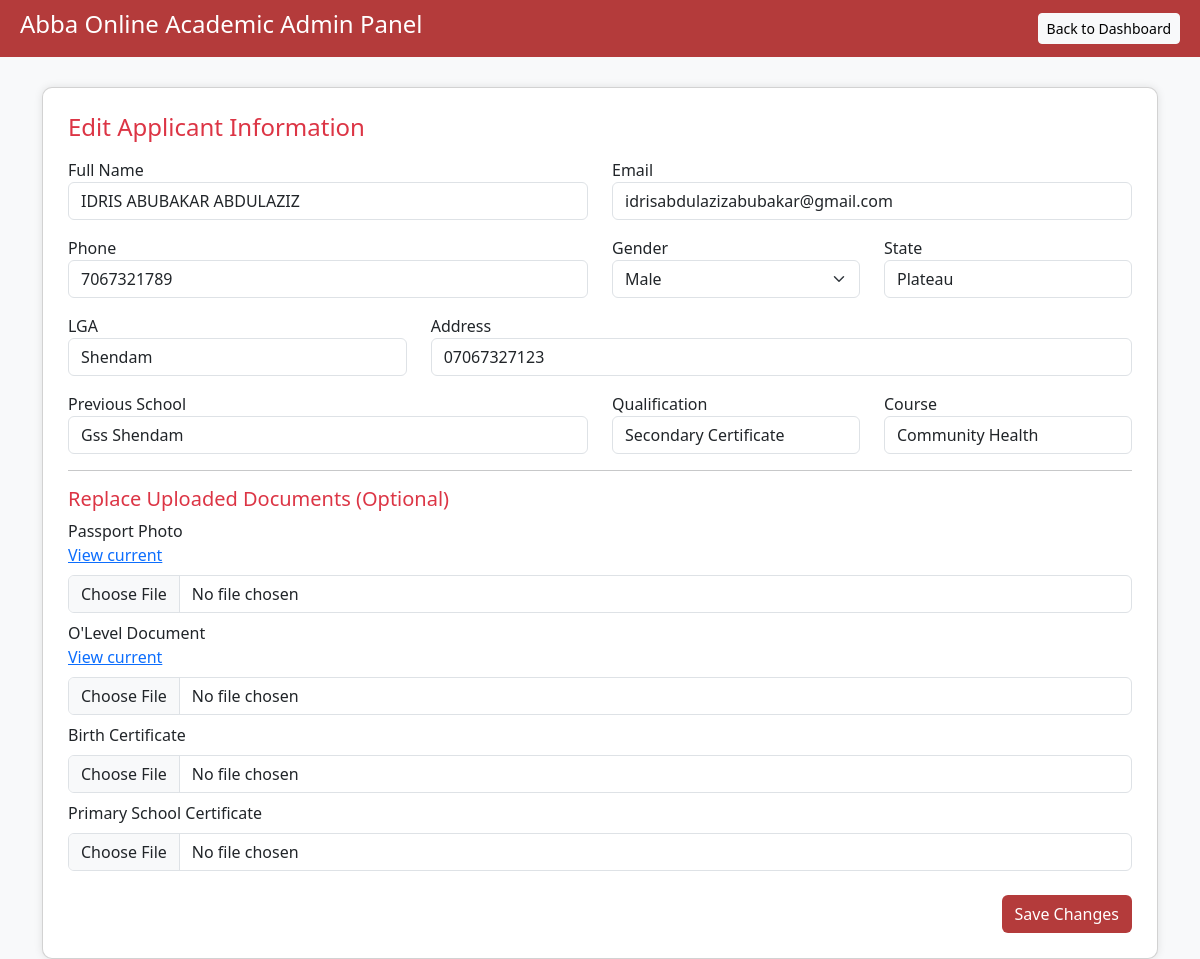
Page /edit_application.php?id=1 (signed in) on the committed database.
### tables this page shows
CREATE TABLE `applications` (
  `id` int(11) NOT NULL,
  `fullname` varchar(150) DEFAULT NULL,
  `email` varchar(100) DEFAULT NULL,
  `phone` varchar(20) DEFAULT NULL,
  `status` varchar(20) DEFAULT 'pending',
  `dob` date DEFAULT NULL,
  `gender` varchar(10) DEFAULT NULL,
  `state` varchar(50) DEFAULT NULL,
  `lga` varchar(50) DEFAULT NULL,
  `address` varchar(255) DEFAULT NULL,
  `school` varchar(150) DEFAULT NULL,
  `qualification` varchar(100) DEFAULT NULL,
  `course` varchar(100) DEFAULT NULL,
  `olevel_json` text DEFAULT NULL,
  `uploads_json` text DEFAULT NULL,
  `created_at` timestamp NOT NULL DEFAULT current_timestamp()
);

### edit_application.php (the view, shortened to what this page needs)
<?php
include 'db_connect.php';
$id = intval($_GET['id']);
$stmt = $conn->prepare("SELECT * FROM applications WHERE id = ?");
$stmt->bind_param("i", $id);
$stmt->execute();
$applicant = $stmt->get_result()->fetch_assoc();
$uploads = !empty($applicant['uploads_json']) ? json_decode($applicant['uploads_json'], true) : [];
$passport = $uploads['passport'] ?? '';
$olevelFile = $uploads['olevel'] ?? '';
?>
<!DOCTYPE html>
<html lang="en">
<head>
  <link href="https://cdn.jsdelivr.net/npm/bootstrap@5.3.2/dist/css/bootstrap.min.css" rel="stylesheet">
</head>
<body>
<nav class="d-flex justify-content-between align-items-center">
  <div><h4>Abba Online Academic Admin Panel</h4></div>
  <div><a href="admin_dashboard.php" class="btn btn-light btn-sm">Back to Dashboard</a></div>
</nav>
<div class="container">
  <div class="card">
    <h4 class="text-danger mb-3">Edit Applicant Information</h4>
    <form method="POST" enctype="multipart/form-data">
      <div class="row mb-3">
        <div class="col-md-6">
          <label>Full Name</label>
          <input type="text" name="fullname" class="form-control" value="<?php echo htmlspecialchars($applicant['fullname']); ?>" required>
        </div>
        <div class="col-md-6">
          <label>Email</label>
          <input type="email" name="email" class="form-control" value="<?php echo htmlspecialchars($applicant['email']); ?>" required>
        </div>
      </div>
      <div class="row mb-3">
        <div class="col-md-6">
          <label>Phone</label>
          <input type="text" name="phone" class="form-control" value="<?php echo htmlspecialchars($applicant['phone']); ?>" required>
        </div>
        <div class="col-md-3">
          <label>Gender</label>
          <select name="gender" class="form-select" required>
            <option value="Male" <?php if ($applicant['gender']=="Male") echo "selected"; ?>>Male</option>
          </select>
        </div>
        <div class="col-md-3">
          <label>State</label>
          <input type="text" name="state" class="form-control" value="<?php echo htmlspecialchars($applicant['state']); ?>">
        </div>
      </div>
      <div class="row mb-3">
        <div class="col-md-4">
          <label>LGA</label>
          <input type="text" name="lga" class="form-control" value="<?php echo htmlspecialchars($applicant['lga']); ?>">
        </div>
        <div class="col-md-8">
          <label>Address</label>
          <input type="text" name="address" class="form-control" value="<?php echo htmlspecialchars($applicant['address']); ?>">
        </div>
      </div>
      <div class="row mb-3">
        <div class="col-md-6">
          <label>Previous School</label>
          <input type="text" name="school" class="form-control" value="<?php echo htmlspecialchars($applicant['school']); ?>">
        </div>
        <div class="col-md-3">
          <label>Qualification</label>
          <input type="text" name="qualification" class="form-control" value="<?php echo htmlspecialchars($applicant['qualification']); ?>">
        </div>
        <div class="col-md-3">
          <label>Course</label>
          <input type="text" name="course" class="form-control" value="<?php echo htmlspecialchars($applicant['course']); ?>">
        </div>
      </div>
      <hr>
      <h5 class="text-danger mt-3">Replace Uploaded Documents (Optional)</h5>
      <div class="mb-2">
        <label>Passport Photo</label><br>
        <?php if ($passport): ?><a href="<?php echo htmlspecialchars($passport); ?>" target="_blank">View current</a><?php endif; ?>
        <input type="file" name="passport" class="form-control mt-2" accept=".jpg,.jpeg,.png">
      </div>
      <div class="mb-2">
        <label>O'Level Document</label><br>
        <?php if ($olevelFile): ?><a href="<?php echo htmlspecialchars($olevelFile); ?>" target="_blank">View current</a><?php endif; ?>
        <input type="file" name="olevel" class="form-control mt-2" accept=".jpg,.jpeg,.png,.pdf">
      </div>
      <div class="mb-2">
        <label>Birth Certificate</label><br>
        <input type="file" name="birth_cert" class="form-control mt-2" accept=".jpg,.jpeg,.png,.pdf">
      </div>
      <div class="mb-2">
        <label>Primary School Certificate</label><br>
        <input type="file" name="primary_cert" class="form-control mt-2" accept=".jpg,.jpeg,.png,.pdf">
      </div>
      <div class="text-end mt-4">
        <button type="submit" class="btn" style="background-color:#b43b3b; color:#fff;">Save Changes</button>
      </div>
    </form>
  </div>
</div>
</body>
</html>

### edit_application.php (style rules this page uses)
body { background-color: #f8f9fa; }
nav { background-color: #b43b3b; color: #fff; padding: 10px 20px; }
.card { margin-top: 30px; background: #fff; padding: 25px; border-radius: 10px; box-shadow: 0 0 8px rgba(0,0,0,0.1); }
label { font-weight: 500; }

### rows in the picture
applications: fullname "IDRIS ABUBAKAR ABDULAZIZ", email "idrisabdulazizabubakar@gmail.com", phone "7067321789", gender "Male", state "Plateau", lga "Shendam", address "07067327123", school "Gss Shendam", qualification "Secondary Certificate", course "Community Health"
